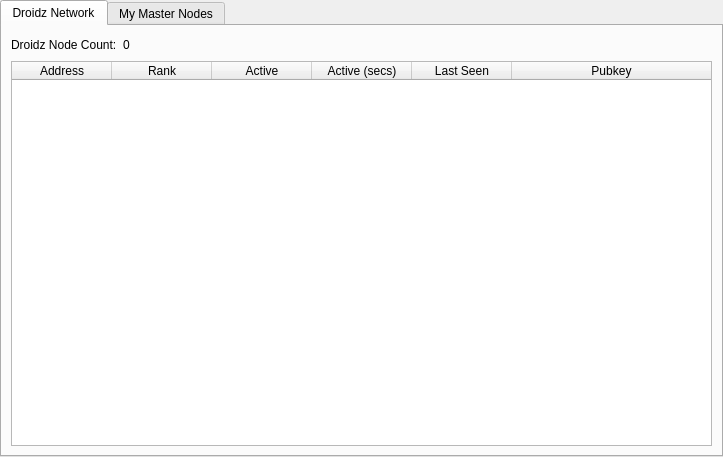
<?xml version="1.0" encoding="UTF-8"?>
<ui version="4.0">
 <class>MasternodeManager</class>
 <widget class="QWidget" name="MasternodeManager">
  <property name="geometry">
   <rect>
    <x>0</x>
    <y>0</y>
    <width>723</width>
    <height>457</height>
   </rect>
  </property>
  <property name="windowTitle">
   <string>Form</string>
  </property>
  <layout class="QVBoxLayout" name="topLayout">
   <property name="leftMargin">
    <number>0</number>
   </property>
   <property name="topMargin">
    <number>0</number>
   </property>
   <property name="rightMargin">
    <number>0</number>
   </property>
   <property name="bottomMargin">
    <number>0</number>
   </property>
   <item>
    <layout class="QVBoxLayout" name="verticalLayout">
     <property name="bottomMargin">
      <number>0</number>
     </property>
     <item>
      <widget class="QTabWidget" name="tabWidget">
       <property name="currentIndex">
        <number>0</number>
       </property>
       <widget class="QWidget" name="tab">
        <attribute name="title">
         <string>Droidz Network</string>
        </attribute>
        <layout class="QGridLayout" name="gridLayout">
         <item row="1" column="0">
          <widget class="QTableWidget" name="tableWidget">
           <property name="editTriggers">
            <set>QAbstractItemView::NoEditTriggers</set>
           </property>
           <property name="alternatingRowColors">
            <bool>true</bool>
           </property>
           <property name="selectionBehavior">
            <enum>QAbstractItemView::SelectRows</enum>
           </property>
           <property name="sortingEnabled">
            <bool>true</bool>
           </property>
           <attribute name="horizontalHeaderStretchLastSection">
            <bool>true</bool>
           </attribute>
           <column>
            <property name="text">
             <string>Address</string>
            </property>
           </column>
           <column>
            <property name="text">
             <string>Rank</string>
            </property>
           </column>
           <column>
            <property name="text">
             <string>Active</string>
            </property>
           </column>
           <column>
            <property name="text">
             <string>Active (secs)</string>
            </property>
           </column>
           <column>
            <property name="text">
             <string>Last Seen</string>
            </property>
           </column>
           <column>
            <property name="text">
             <string>Pubkey</string>
            </property>
           </column>
          </widget>
         </item>
         <item row="0" column="0">
          <layout class="QHBoxLayout" name="horizontalLayout_3">
           <property name="bottomMargin">
            <number>0</number>
           </property>
           <item>
            <widget class="QLabel" name="label_2">
             <property name="text">
              <string>Droidz Node Count:</string>
             </property>
            </widget>
           </item>
           <item>
            <widget class="QLabel" name="countLabel">
             <property name="text">
              <string>0</string>
             </property>
            </widget>
           </item>
           <item>
            <spacer name="horizontalSpacer_3">
             <property name="orientation">
              <enum>Qt::Horizontal</enum>
             </property>
             <property name="sizeHint" stdset="0">
              <size>
               <width>40</width>
               <height>20</height>
              </size>
             </property>
            </spacer>
           </item>
          </layout>
         </item>
        </layout>
       </widget>
       <widget class="QWidget" name="tab_2">
        <attribute name="title">
         <string>My Master Nodes</string>
        </attribute>
        <layout class="QGridLayout" name="gridLayout_2">
         <item row="0" column="0">
          <layout class="QVBoxLayout" name="verticalLayout_2">
           <property name="bottomMargin">
            <number>0</number>
           </property>
           <item>
            <layout class="QHBoxLayout" name="horizontalLayout">
             <item>
              <widget class="QPushButton" name="createButton">
               <property name="text">
                <string>&amp;Create...</string>
               </property>
              </widget>
             </item>
             <item>
              <widget class="QPushButton" name="copyAddressButton">
               <property name="text">
                <string>Copy &amp;Address</string>
               </property>
              </widget>
             </item>
             <item>
              <spacer name="horizontalSpacer">
               <property name="orientation">
                <enum>Qt::Horizontal</enum>
               </property>
               <property name="sizeHint" stdset="0">
                <size>
                 <width>40</width>
                 <height>20</height>
                </size>
               </property>
              </spacer>
             </item>
            </layout>
           </item>
           <item>
            <widget class="QTableWidget" name="tableWidget_2">
             <property name="editTriggers">
              <set>QAbstractItemView::NoEditTriggers</set>
             </property>
             <property name="alternatingRowColors">
              <bool>true</bool>
             </property>
             <property name="selectionMode">
              <enum>QAbstractItemView::SingleSelection</enum>
             </property>
             <property name="selectionBehavior">
              <enum>QAbstractItemView::SelectRows</enum>
             </property>
             <attribute name="horizontalHeaderStretchLastSection">
              <bool>true</bool>
             </attribute>
             <column>
              <property name="text">
               <string>Alias</string>
              </property>
             </column>
             <column>
              <property name="text">
               <string>IP/Onion</string>
              </property>
             </column>
             <column>
              <property name="text">
               <string>Status</string>
              </property>
             </column>
             <column>
              <property name="text">
               <string>Collateral Address</string>
              </property>
             </column>
            </widget>
           </item>
           <item>
            <layout class="QHBoxLayout" name="horizontalLayout_2">
             <property name="bottomMargin">
              <number>0</number>
             </property>
             <item>
              <widget class="QPushButton" name="editButton">
               <property name="text">
                <string>&amp;Edit</string>
               </property>
              </widget>
             </item>
             <item>
              <widget class="QPushButton" name="getConfigButton">
               <property name="text">
                <string>&amp;Get Config</string>
               </property>
              </widget>
             </item>
             <item>
              <widget class="QPushButton" name="removeButton">
               <property name="text">
                <string>&amp;Remove</string>
               </property>
              </widget>
             </item>
             <item>
              <spacer name="horizontalSpacer_2">
               <property name="orientation">
                <enum>Qt::Horizontal</enum>
               </property>
               <property name="sizeHint" stdset="0">
                <size>
                 <width>40</width>
                 <height>20</height>
                </size>
               </property>
              </spacer>
             </item>
            </layout>
           </item>
           <item>
            <layout class="QHBoxLayout" name="horizontalLayout_4">
             <property name="bottomMargin">
              <number>0</number>
             </property>
             <item>
              <widget class="QPushButton" name="startButton">
               <property name="text">
                <string>&amp;Start</string>
               </property>
              </widget>
             </item>
             <item>
              <widget class="QPushButton" name="stopButton">
               <property name="text">
                <string>Sto&amp;p</string>
               </property>
              </widget>
             </item>
             <item>
              <spacer name="horizontalSpacer_4">
               <property name="orientation">
                <enum>Qt::Horizontal</enum>
               </property>
               <property name="sizeHint" stdset="0">
                <size>
                 <width>40</width>
                 <height>20</height>
                </size>
               </property>
              </spacer>
             </item>
            </layout>
           </item>
           <item>
            <layout class="QHBoxLayout" name="horizontalLayout_5">
             <property name="bottomMargin">
              <number>0</number>
             </property>
             <item>
              <widget class="QPushButton" name="startAllButton">
               <property name="text">
                <string>S&amp;tart All</string>
               </property>
              </widget>
             </item>
             <item>
              <widget class="QPushButton" name="stopAllButton">
               <property name="text">
                <string>St&amp;op All</string>
               </property>
              </widget>
             </item>
             <item>
              <spacer name="horizontalSpacer_5">
               <property name="orientation">
                <enum>Qt::Horizontal</enum>
               </property>
               <property name="sizeHint" stdset="0">
                <size>
                 <width>40</width>
                 <height>20</height>
                </size>
               </property>
              </spacer>
             </item>
            </layout>
           </item>
          </layout>
         </item>
        </layout>
       </widget>
      </widget>
     </item>
    </layout>
   </item>
  </layout>
 </widget>
 <resources/>
 <connections/>
</ui>
